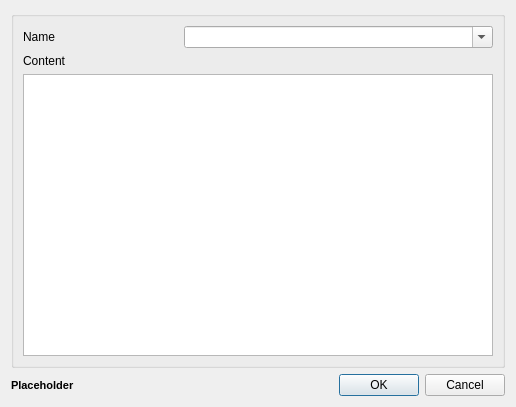
<?xml version="1.0" encoding="UTF-8"?>
<ui version="4.0">
 <class>InstallDialog</class>
 <widget class="QDialog" name="InstallDialog">
  <property name="geometry">
   <rect>
    <x>0</x>
    <y>0</y>
    <width>516</width>
    <height>407</height>
   </rect>
  </property>
  <property name="maximumSize">
   <size>
    <width>16777215</width>
    <height>16777215</height>
   </size>
  </property>
  <property name="windowTitle">
   <string>Install Mods</string>
  </property>
  <layout class="QVBoxLayout" name="verticalLayout">
   <item>
    <widget class="QGroupBox" name="groupBox">
     <property name="acceptDrops">
      <bool>false</bool>
     </property>
     <property name="toolTip">
      <string/>
     </property>
     <property name="title">
      <string/>
     </property>
     <layout class="QVBoxLayout" name="verticalLayout_3">
      <item>
       <layout class="QHBoxLayout" name="horizontalLayout_3" stretch="1,2">
        <item>
         <widget class="QLabel" name="label">
          <property name="minimumSize">
           <size>
            <width>50</width>
            <height>0</height>
           </size>
          </property>
          <property name="text">
           <string>Name</string>
          </property>
         </widget>
        </item>
        <item>
         <widget class="QComboBox" name="nameCombo">
          <property name="editable">
           <bool>true</bool>
          </property>
         </widget>
        </item>
       </layout>
      </item>
      <item>
       <widget class="QLabel" name="label_3">
        <property name="text">
         <string>Content</string>
        </property>
       </widget>
      </item>
      <item>
       <widget class="ArchiveTreeWidget" name="treeContent">
        <property name="contextMenuPolicy">
         <enum>Qt::CustomContextMenu</enum>
        </property>
        <property name="toolTip">
         <string>Content of the archive. You can change the directory structure by using drag&amp;drop. Hint: Also try right clicking...</string>
        </property>
        <property name="whatsThis">
         <string>&lt;!DOCTYPE HTML PUBLIC &quot;-//W3C//DTD HTML 4.0//EN&quot; &quot;http://www.w3.org/TR/REC-html40/strict.dtd&quot;&gt;
&lt;html&gt;&lt;head&gt;&lt;meta name=&quot;qrichtext&quot; content=&quot;1&quot; /&gt;&lt;style type=&quot;text/css&quot;&gt;
p, li { white-space: pre-wrap; }
&lt;/style&gt;&lt;/head&gt;&lt;body style=&quot; font-family:'MS Shell Dlg 2'; font-size:8.25pt; font-weight:400; font-style:normal;&quot;&gt;
&lt;p style=&quot; margin-top:0px; margin-bottom:0px; margin-left:0px; margin-right:0px; -qt-block-indent:0; text-indent:0px;&quot;&gt;&lt;span style=&quot; font-size:8pt;&quot;&gt;This displays the content of the archive. &amp;lt;data&amp;gt; represents the base directory which will map to the game's data directory. You can change the base directory via the right-click context menu and you can move around files via drag&amp;amp;drop&lt;/span&gt;&lt;/p&gt;&lt;/body&gt;&lt;/html&gt;</string>
        </property>
        <property name="locale">
         <locale language="English" country="UnitedStates"/>
        </property>
        <property name="dragEnabled">
         <bool>true</bool>
        </property>
        <property name="dragDropMode">
         <enum>QAbstractItemView::DragDrop</enum>
        </property>
        <property name="selectionMode">
         <enum>QAbstractItemView::ExtendedSelection</enum>
        </property>
        <attribute name="headerVisible">
         <bool>false</bool>
        </attribute>
        <column>
         <property name="text">
          <string notr="true">1</string>
         </property>
        </column>
       </widget>
      </item>
     </layout>
    </widget>
   </item>
   <item>
    <layout class="QHBoxLayout" name="horizontalLayout_2">
     <item>
      <widget class="QLabel" name="problemLabel">
       <property name="font">
        <font>
         <pointsize>8</pointsize>
         <weight>75</weight>
         <bold>true</bold>
        </font>
       </property>
       <property name="text">
        <string>Placeholder</string>
       </property>
      </widget>
     </item>
     <item>
      <spacer name="horizontalSpacer">
       <property name="orientation">
        <enum>Qt::Horizontal</enum>
       </property>
       <property name="sizeHint" stdset="0">
        <size>
         <width>40</width>
         <height>20</height>
        </size>
       </property>
      </spacer>
     </item>
     <item>
      <widget class="QPushButton" name="okButton">
       <property name="text">
        <string>OK</string>
       </property>
      </widget>
     </item>
     <item>
      <widget class="QPushButton" name="cancelButton">
       <property name="text">
        <string>Cancel</string>
       </property>
      </widget>
     </item>
    </layout>
   </item>
  </layout>
 </widget>
 <customwidgets>
  <customwidget>
   <class>ArchiveTreeWidget</class>
   <extends>QTreeWidget</extends>
   <header>archivetree.h</header>
  </customwidget>
 </customwidgets>
 <resources/>
 <connections/>
</ui>
